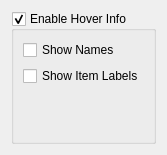
<?xml version="1.0" encoding="UTF-8"?>
<ui version="4.0">
 <class>MapHoverInfoWidget</class>
 <widget class="QWidget" name="MapHoverInfoWidget">
  <property name="geometry">
   <rect>
    <x>0</x>
    <y>0</y>
    <width>145</width>
    <height>155</height>
   </rect>
  </property>
  <property name="windowTitle">
   <string>Hover Info</string>
  </property>
  <layout class="QVBoxLayout" name="widgetLayout">
   <item>
    <widget class="QGroupBox" name="enableHoverInfoGroupBox">
     <property name="title">
      <string>Enable Hover Info</string>
     </property>
     <property name="checkable">
      <bool>true</bool>
     </property>
     <layout class="QVBoxLayout" name="groupBoxLayout">
      <item>
       <widget class="QCheckBox" name="showNamesCheckBox">
        <property name="text">
         <string>Show Names</string>
        </property>
       </widget>
      </item>
      <item>
       <widget class="QCheckBox" name="showLabelsCheckBox">
        <property name="text">
         <string>Show Item Labels</string>
        </property>
       </widget>
      </item>
      <item>
       <widget class="MapHoverInfo::ListSelectionWidget" name="platformHoverInfo" native="true"/>
      </item>
      <item>
       <widget class="MapHoverInfo::ListSelectionWidget" name="trackHoverInfo" native="true"/>
      </item>
      <item>
       <widget class="MapHoverInfo::ListSelectionWidget" name="platformEventHoverInfo" native="true"/>
      </item>
      <item>
       <widget class="MapHoverInfo::ListSelectionWidget" name="weaponEventHoverInfo" native="true"/>
      </item>
     </layout>
    </widget>
   </item>
  </layout>
 </widget>
 <customwidgets>
  <customwidget>
   <class>MapHoverInfo::ListSelectionWidget</class>
   <extends>QWidget</extends>
   <header>MapHoverInfoListSelectionWidget.hpp</header>
   <container>1</container>
  </customwidget>
 </customwidgets>
 <resources/>
 <connections/>
</ui>
